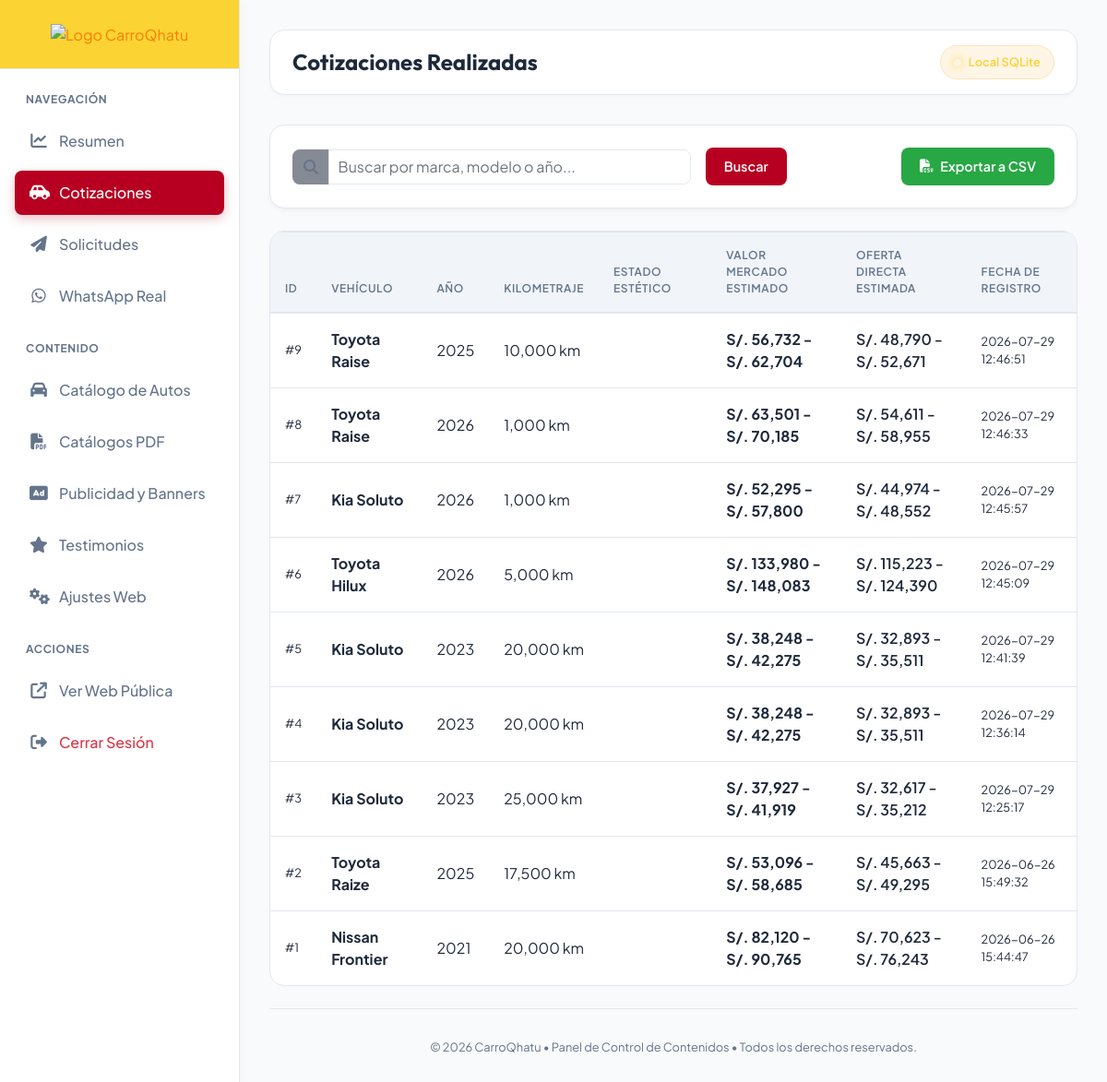
/admin/cotizaciones (signed in), run on the app's committed database.
### tables this page shows
CREATE TABLE tasaciones (
            id INTEGER PRIMARY KEY AUTOINCREMENT,
            marca TEXT,
            modelo TEXT,
            year TEXT,
            km INTEGER,
            estado TEXT,
            precio_min INTEGER,
            precio_max INTEGER,
            created_at TEXT
        );

### app.py (the view)
@app.route("/admin/cotizaciones")
@admin_required
def admin_cotizaciones():
    search = request.args.get("search", "").strip()
    cotizaciones, db_source = db_manager.get_all_cotizaciones()
    if search:
        search_lower = search.lower()
        cotizaciones = [
            c for c in cotizaciones
            if search_lower in c.get("marca", "").lower() or search_lower in c.get("modelo", "").lower() or search_lower in str(c.get("year", ""))
        ]
    return render_template(
        "admin/admin_cotizaciones.html",
        cotizaciones=cotizaciones,
        search=search,
        db_source=db_source
    )

### app.py (called while the page is built)
@app.after_request
def add_security_headers(response):
    response.headers['X-Content-Type-Options'] = 'nosniff'
    response.headers['X-Frame-Options'] = 'DENY'
    response.headers['Referrer-Policy'] = 'strict-origin-when-cross-origin'
    response.headers['Content-Security-Policy'] = (
        "default-src 'self' https:; "
        "script-src 'self' 'unsafe-inline' https://code.jquery.com https://stackpath.bootstrapcdn.com https://cdnjs.cloudflare.com; "
        "style-src 'self' 'unsafe-inline' https://fonts.googleapis.com https://cdnjs.cloudflare.com https://stackpath.bootstrapcdn.com; "
        "font-src 'self' https://fonts.gstatic.com https://cdnjs.cloudflare.com; "
        "img-src 'self' data: https:;"
    )
    if not app.debug:
        response.headers['Strict-Transport-Security'] = 'max-age=31536000; includeSubDomains'
    return response

def admin_required(f):
    @wraps(f)
    def decorated_function(*args, **kwargs):
        if not session.get("admin_logged_in"):
            flash("Acceso no autorizado.", "warning")
            return redirect(url_for("index"))
        return f(*args, **kwargs)
    return decorated_function

@app.context_processor
def inject_site_config():
    try:
        config = db_manager.get_site_config()
        return {"site_config": config}
    except Exception as e:
        print("WARNING: No se pudo inyectar la configuración del sitio:", e)
        return {"site_config": {}}

### db_manager.py (called while the page is built, shortened)
def get_db_connection():
    conn = sqlite3.connect(DB_PATH)
    conn.row_factory = sqlite3.Row
    return conn

def is_supabase_available():
    return supabase is not None

def get_all_cotizaciones():
    conn = get_db_connection()
    cursor = conn.cursor()
    cursor.execute("SELECT * FROM tasaciones ORDER BY datetime(created_at) DESC")
    rows = [dict(row) for row in cursor.fetchall()]
    conn.close()
    return rows, "Local SQLite"

def get_site_config():
    conn = get_db_connection()
    cursor = conn.cursor()
    cursor.execute("SELECT * FROM site_config")
    rows = cursor.fetchall()
    conn.close()
    config = {}
    for row in rows:
        config[row["clave"]] = row["valor"]
    return config

### templates/admin/admin_cotizaciones.html (shortened to what this page needs)
{% extends "admin/admin_layout.html" %}
{% block page_title %}Cotizaciones Realizadas{% endblock %}
{% block content %}
<section class="card-admin mb-4">
    <div class="d-flex flex-column flex-md-row justify-content-between align-items-md-center gap-3">
        <form action="{{ url_for('admin_cotizaciones') }}" method="GET" class="d-flex align-items-center gap-2 mb-0 col-12 col-md-8 pl-0">
            <div class="input-group pr-md-3">
                <div class="input-group-prepend">
                    <span class="input-group-text border-0" style="background-color: rgba(15, 23, 42, 0.5); color: var(--text-muted); border-radius: 0.5rem 0 0 0.5rem;"><i class="fa-solid fa-magnifying-glass"></i></span>
                </div>
                <input type="text" name="search" class="form-control" style="background-color: rgba(15, 23, 42, 0.5); border: none; color: #fff; border-radius: 0 0.5rem 0.5rem 0; padding: 0.6rem;" placeholder="Buscar por marca, modelo o año..." value="{{ search }}">
            </div>
            <button type="submit" class="btn-admin btn-admin-primary">Buscar</button>
        </form>
        <div class="mt-3 mt-md-0">
            <a href="{{ url_for('admin_export_cotizaciones') }}" class="btn-admin btn-admin-primary bg-success" style="border: none;">
                <i class="fa-solid fa-file-csv"></i> Exportar a CSV
            </a>
        </div>
    </div>
</section>
<div class="table-admin-container">
    {% if cotizaciones %}
    <div class="table-responsive">
        <table class="table table-admin">
            <thead>
                <tr>
                    <th>ID</th>
                    <th>Vehículo</th>
                    <th>Año</th>
                    <th>Kilometraje</th>
                    <th>Estado Estético</th>
                    <th>Valor Mercado Estimado</th>
                    <th>Oferta Directa Estimada</th>
                    <th>Fecha de Registro</th>
                </tr>
            </thead>
            <tbody>
                {% for c in cotizaciones %}
                <tr>
                    <td class="text-muted small">#{{ c.id }}</td>
                    <td class="font-weight-bold text-white">{{ c.marca|title }} {{ c.modelo|title }}</td>
                    <td>{{ c.year }}</td>
                    <td>{{ "{:,}".format(c.km) }} km</td>
                    <td>
                        <span class="badge" style="background-color: rgba(255,255,255,0.05); color: #fff; padding: 0.4rem 0.6rem; border-radius: 0.25rem;">
                        </span>
                    </td>
                    <td style="color: var(--success); font-weight: 700;">
                        S/. {{ "{:,}".format(c.precio_min) }} - S/. {{ "{:,}".format(c.precio_max) }}
                    </td>
                    <td style="color: var(--accent); font-weight: 600;">
                        S/. {{ "{:,}".format((c.precio_min * 0.86)|round|int) }} - S/. {{ "{:,}".format((c.precio_max * 0.84)|round|int) }}
                    </td>
                    <td class="text-muted small">{{ c.created_at }}</td>
                </tr>
                {% endfor %}
            </tbody>
        </table>
    </div>
    {% endif %}
</div>
{% endblock %}

### templates/admin/admin_layout.html (style rules this page uses)
:root { --bg-dark: #f8fafc; --bg-card: #ffffff; --primary: #B70021; --primary-glow: rgba(183, 0, 33, 0.1); --accent: #FBD333; --success: #10b981; --danger: #ef4444; --text-main: #1e293b; --text-muted: #64748b; --border-color: #e2e8f0; --sidebar-width: 260px; }
body { font-family: 'Plus Jakarta Sans', sans-serif; background-color: var(--bg-dark); color: var(--text-main); min-height: 100vh; overflow-x: hidden; }
.card-admin { background-color: var(--bg-card); border: 1px solid var(--border-color); border-radius: 1rem; padding: 1.5rem; transition: all 0.3s cubic-bezier(0.4, 0, 0.2, 1); position: relative; overflow: hidden; box-shadow: 0 4px 6px -1px rgba(0, 0, 0, 0.03), 0 2px 4px -1px rgba(0, 0, 0, 0.02); }
.btn-admin { border-radius: 0.5rem; padding: 0.6rem 1.25rem; font-weight: 600; font-size: 0.9rem; transition: all 0.2s ease; display: inline-flex; align-items: center; gap: 0.5rem; text-decoration: none !important; }
.btn-admin-primary { background-color: var(--primary); color: #fff !important; border: none; }
.table-admin-container { background-color: var(--bg-card); border: 1px solid var(--border-color); border-radius: 1rem; overflow: hidden; margin-bottom: 1.5rem; }
.table-admin { margin-bottom: 0; color: var(--text-main); }
.table-admin th { background-color: rgba(15, 23, 42, 0.3); border-bottom: 2px solid var(--border-color); color: var(--text-muted); font-weight: 600; text-transform: uppercase; font-size: 0.75rem; letter-spacing: 0.05em; padding: 1rem; }
.table-admin td { border-top: 1px solid var(--border-color); padding: 1rem; vertical-align: middle; }
.form-control, .form-select, select, input, textarea { background-color: #ffffff !important; border: 1px solid var(--border-color) !important; color: var(--text-main) !important; }
.table { color: var(--text-main) !important; }
.table th { background-color: #f1f5f9 !important; color: var(--text-muted) !important; border-bottom: 2px solid var(--border-color) !important; }
.table td { border-top: 1px solid var(--border-color) !important; color: var(--text-main) !important; }

### data on the page
tasaciones: id "9", marca "Toyota", modelo "Raise", year "2025", km "10,000", precio_min "56,732", precio_max "62,704", (c.precio_min*0.86)|round|int "48,790", (c.precio_max*0.84)|round|int "52,671", created_at "2026-07-29 12:46:51"
tasaciones: id "8", marca "Toyota", modelo "Raise", year "2026", km "1,000", precio_min "63,501", precio_max "70,185", (c.precio_min*0.86)|round|int "54,611", (c.precio_max*0.84)|round|int "58,955", created_at "2026-07-29 12:46:33"
tasaciones: id "7", marca "Kia", modelo "Soluto", year "2026", km "1,000", precio_min "52,295", precio_max "57,800", (c.precio_min*0.86)|round|int "44,974", (c.precio_max*0.84)|round|int "48,552", created_at "2026-07-29 12:45:57"
tasaciones: id "6", marca "Toyota", modelo "Hilux", year "2026", km "5,000", precio_min "133,980", precio_max "148,083", (c.precio_min*0.86)|round|int "115,223", (c.precio_max*0.84)|round|int "124,390", created_at "2026-07-29 12:45:09"
tasaciones: id "5", marca "Kia", modelo "Soluto", year "2023", km "20,000", precio_min "38,248", precio_max "42,275", (c.precio_min*0.86)|round|int "32,893", (c.precio_max*0.84)|round|int "35,511", created_at "2026-07-29 12:41:39"
tasaciones: id "4", marca "Kia", modelo "Soluto", year "2023", km "20,000", precio_min "38,248", precio_max "42,275", (c.precio_min*0.86)|round|int "32,893", (c.precio_max*0.84)|round|int "35,511", created_at "2026-07-29 12:36:14"
tasaciones: id "3", marca "Kia", modelo "Soluto", year "2023", km "25,000", precio_min "37,927", precio_max "41,919", (c.precio_min*0.86)|round|int "32,617", (c.precio_max*0.84)|round|int "35,212", created_at "2026-07-29 12:25:17"
tasaciones: id "2", marca "Toyota", modelo "Raize", year "2025", km "17,500", precio_min "53,096", precio_max "58,685", (c.precio_min*0.86)|round|int "45,663", (c.precio_max*0.84)|round|int "49,295", created_at "2026-06-26 15:49:32"
tasaciones: id "1", marca "Nissan", modelo "Frontier", year "2021", km "20,000", precio_min "82,120", precio_max "90,765", (c.precio_min*0.86)|round|int "70,623", (c.precio_max*0.84)|round|int "76,243", created_at "2026-06-26 15:44:47"

### other printed values
{{ db_source|default('Local SQLite') }} "Local SQLite"
